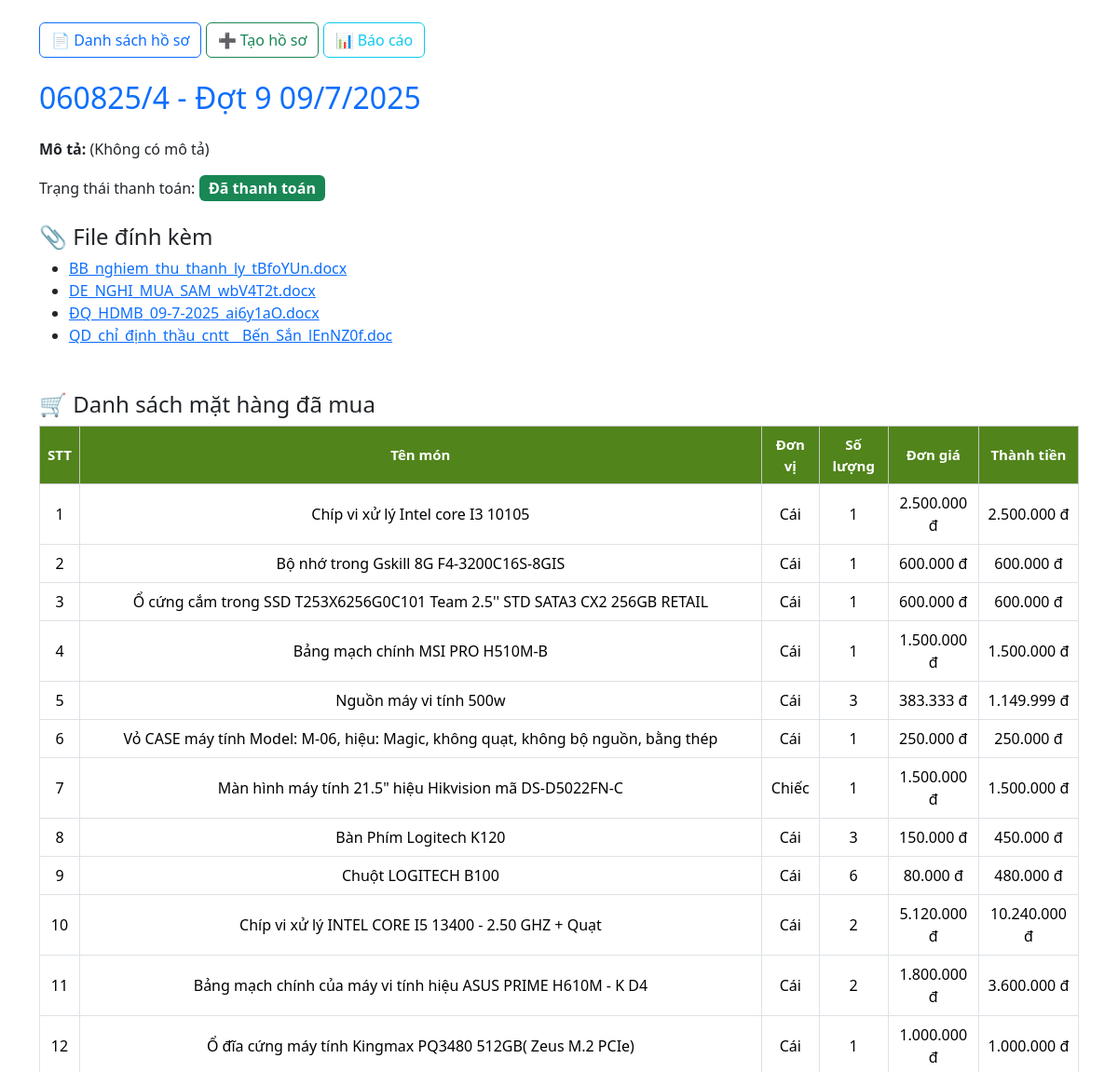
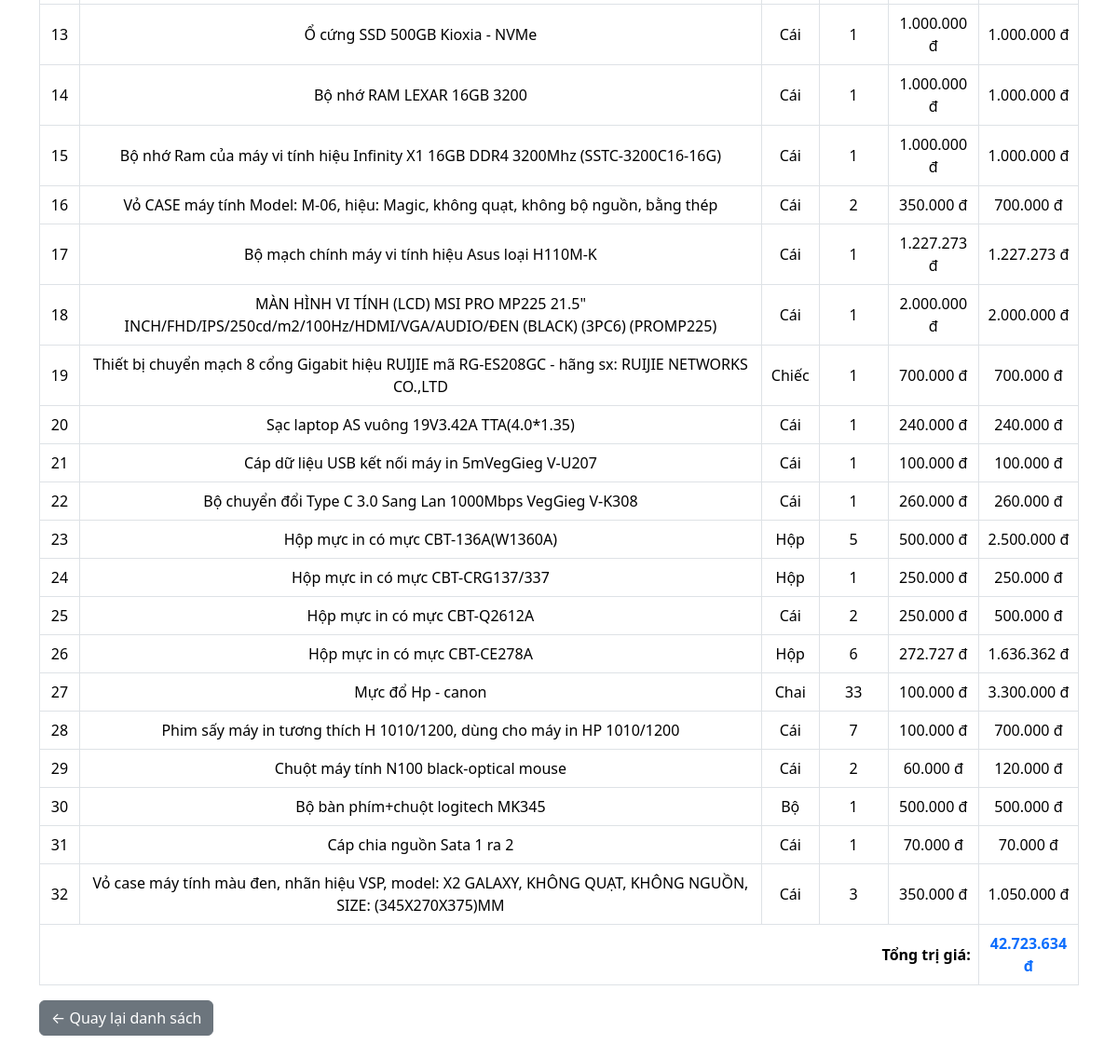
Page /10/ on the committed database (2 pictures, top to bottom).
### procure/models.py (models this page shows, shortened)
class ProcurementRecord(models.Model):
    code = models.CharField(max_length=20, unique=True, blank=True, verbose_name="Mã hồ sơ")
    title = models.CharField(max_length=255, verbose_name="Tiêu đề")
    description = models.TextField(blank=True, null=True, verbose_name="Mô tả")
    total_cost = models.DecimalField(max_digits=15, decimal_places=2, default=0, verbose_name="Tổng trị giá")
    date_created = models.DateField(auto_now_add=True, verbose_name="Ngày tạo")
    date_recorded = models.DateField(default=timezone.now, verbose_name="Ngày lập hồ sơ")
    is_paid = models.BooleanField(default=False, verbose_name="Đã thanh toán")
    def save(self,*args, **kwargs):
        if not self.code:
            today = getattr(self, 'date_recorded', None) or timezone.now().date()
            count_today = ProcurementRecord.objects.filter(date_recorded=today).count() + 1
            date_part = today.strftime("%d%m%y")
            self.code = f"{date_part}/{count_today}"
        super().save(*args, **kwargs)
    class Meta:
        ordering = ['code']
        verbose_name = 'Hồ sơ'
        verbose_name_plural = 'Hồ sơ'
    def calc_total_cost(self):
        total = sum(item.total_price() for item in self.items.all())
        self.total_cost = total
        self.save(update_fields=['total_cost'])  # chỉ lưu trường này
        return total

class ProcurementAttachment(models.Model):
    record = models.ForeignKey(ProcurementRecord, on_delete=models.CASCADE, related_name='attachments')
    file = models.FileField(upload_to='procure/attachments/')
    description = models.CharField(max_length=255, blank=True, verbose_name='Mô tả tài liệu (nếu có)')
    class Meta:
        verbose_name = 'Tài liệu đính kèm'
        verbose_name_plural = 'Tài liệu đính kèm'

class PurchasedItem(models.Model):
    record = models.ForeignKey(
        ProcurementRecord,
        on_delete=models.CASCADE,
        related_name="items"
    )
    name = models.CharField(max_length=255, verbose_name="Tên món")
    unit = models.CharField(max_length=50, blank=True, verbose_name="Đơn vị tính")
    quantity = models.PositiveIntegerField(default=1, verbose_name="Số lượng")
    unit_price = models.DecimalField(max_digits=15, decimal_places=2, verbose_name="Đơn giá")
    class Meta:
        verbose_name = 'Danh sách món hàng'
        verbose_name_plural = 'Danh sách món hàng'
    def total_price(self):
        return self.quantity * self.unit_price

### procure/views.py (the view)
# urls.py: path('<int:pk>/', ProcurementRecordDetailView.as_view(), name="record_detail"),
class ProcurementRecordDetailView(DetailView):
    model = ProcurementRecord
    template_name = "procure/record_detail.html"
    context_object_name = "record"
    def get_context_data(self, **kwargs):
        context = super().get_context_data(**kwargs)
        context["total_cost"] = self.object.calc_total_cost()
        return context

### procure/templatetags/custom_filters.py (called while the page is built)
@register.filter
def intdot(value):
    try:
        value = int(value)
        return f"{value:,}".replace(",", ".")
    except:
        return value

### procure/templates/procure/record_detail.html (shortened to what this page needs)
{% extends "procure/base.html" %}
{% load humanize %}
{% load custom_filters %}
{% block content %}
<body class="container mt-5">
  <h2 class="mb-4 text-primary">{{ record.code }} - {{ record.title }}</h2>
  <p class="mb-3"><strong>Mô tả:</strong> {{ record.description|default:"(Không có mô tả)" }}</p>
  <p>
    Trạng thái thanh toán:
    {% if record.is_paid %}
      <span class="badge bg-success fs-6">Đã thanh toán</span>
    {% else %}
      <span class="badge bg-warning text-dark fs-6">Chưa thanh toán</span>
    {% endif %}
  </p>
  <h4 class="mt-4">📎 File đính kèm</h4>
  <ul>
    {% for f in record.attachments.all %}
      <li>
        <a href="{{ f.file.url }}" target="_blank">
          {{ f.file.name|cut:"procure/attachments/" }}
        </a>
      </li>
    {% empty %}
      <li class="text-muted">Không có file đính kèm.</li>
    {% endfor %}
  </ul>
  <h4 class="mt-5">🛒 Danh sách mặt hàng đã mua</h4>
  <table class="table table-bordered table-hover">
    <thead class="table-light text-center align-middle">
      <tr>
        <th>STT</th>
        <th>Tên món</th>
        <th>Đơn vị</th>
        <th>Số lượng</th>
        <th>Đơn giá</th>
        <th>Thành tiền</th>
      </tr>
    </thead>
    <tbody>
      {% for item in record.items.all %}
        <tr class="text-center align-middle">
          <td>{{ forloop.counter }}</td>
          <td>{{ item.name }}</td>
          <td>{{ item.unit|default:"-" }}</td>
          <td>{{ item.quantity }}</td>
          <td>{{ item.unit_price|intdot }} đ</td>
          <td>{{ item.total_price|intdot }} đ</td>
        </tr>
      {% empty %}
        <tr>
          <td colspan="7" class="text-center text-muted">Chưa có mặt hàng nào.</td>
        </tr>
      {% endfor %}
    </tbody>
    {% if record.items.all %}
    <tfoot>
      <tr>
        <th colspan="5" class="text-end">Tổng trị giá:</th>
        <th colspan="2" class="text-primary text-center align-middle">
            {{ total_cost|intdot }} đ
        </th>
      </tr>
    </tfoot>
    {% endif %}
  </table>
  <a href="{% url 'procure:record_list' %}" class="btn btn-secondary">← Quay lại danh sách</a>
</body>
{% endblock content %}

### procure/templates/procure/base.html (style rules this page uses)
body { padding-bottom: 50px; }
thead th { background-color: rgb(81, 132, 27) !important; color: white !important; font-weight: 600; text-align: center; vertical-align: middle; font-size: 15px; }
tbody td { vertical-align: middle; }

### rows in the picture
ProcurementRecord: code "060825/4", title "Đợt 9 09/7/2025", description "(Không có mô tả)", total_cost "42.723.634"
ProcurementAttachment: file.name "BB_nghiem_thu_thanh_ly_tBfoYUn.docx"
ProcurementAttachment: file.name "DE_NGHI_MUA_SAM_wbV4T2t.docx"
ProcurementAttachment: file.name "ĐQ_HDMB_09-7-2025_ai6y1aO.docx"
ProcurementAttachment: file.name "QD_chỉ_định_thầu_cntt__Bến_Sắn_lEnNZ0f.doc"
PurchasedItem: name "Chíp vi xử lý Intel core I3 10105", unit "Cái", quantity "1", unit_price "2.500.000", total_price "2.500.000"
PurchasedItem: name "Bộ nhớ trong Gskill 8G F4-3200C16S-8GIS", unit "Cái", quantity "1", unit_price "600.000", total_price "600.000"
PurchasedItem: name "Ổ cứng cắm trong SSD T253X6256G0C101 Team 2.5'' STD SATA3 CX2 256GB RETAIL", unit "Cái", quantity "1", unit_price "600.000", total_price "600.000"
PurchasedItem: name "Bảng mạch chính MSI PRO H510M-B", unit "Cái", quantity "1", unit_price "1.500.000", total_price "1.500.000"
PurchasedItem: name "Nguồn máy vi tính 500w", unit "Cái", quantity "3", unit_price "383.333", total_price "1.149.999"
PurchasedItem: name "Vỏ CASE máy tính Model: M-06, hiệu: Magic, không quạt, không bộ nguồn, bằng thép", unit "Cái", quantity "1", unit_price "250.000", total_price "250.000"
PurchasedItem: name "Màn hình máy tính 21.5\" hiệu Hikvision mã DS-D5022FN-C", unit "Chiếc", quantity "1", unit_price "1.500.000", total_price "1.500.000"
PurchasedItem: name "Bàn Phím Logitech K120", unit "Cái", quantity "3", unit_price "150.000", total_price "450.000"
PurchasedItem: name "Chuột LOGITECH B100", unit "Cái", quantity "6", unit_price "80.000", total_price "480.000"
PurchasedItem: name "Chíp vi xử lý INTEL CORE I5 13400 - 2.50 GHZ + Quạt", unit "Cái", quantity "2", unit_price "5.120.000", total_price "10.240.000"
PurchasedItem: name "Bảng mạch chính của máy vi tính hiệu ASUS PRIME H610M - K D4", unit "Cái", quantity "2", unit_price "1.800.000", total_price "3.600.000"
PurchasedItem: name "Ổ đĩa cứng máy tính Kingmax PQ3480 512GB( Zeus M.2 PCIe)", unit "Cái", quantity "1", unit_price "1.000.000", total_price "1.000.000"
PurchasedItem: name "Ổ cứng SSD 500GB Kioxia - NVMe", unit "Cái", quantity "1", unit_price "1.000.000", total_price "1.000.000"
PurchasedItem: name "Bộ nhớ RAM LEXAR 16GB 3200", unit "Cái", quantity "1", unit_price "1.000.000", total_price "1.000.000"
PurchasedItem: name "Bộ nhớ Ram của máy vi tính hiệu Infinity X1 16GB DDR4 3200Mhz (SSTC-3200C16-16G)", unit "Cái", quantity "1", unit_price "1.000.000", total_price "1.000.000"
PurchasedItem: name "Vỏ CASE máy tính Model: M-06, hiệu: Magic, không quạt, không bộ nguồn, bằng thép", unit "Cái", quantity "2", unit_price "350.000", total_price "700.000"
PurchasedItem: name "Bộ mạch chính máy vi tính hiệu Asus loại H110M-K", unit "Cái", quantity "1", unit_price "1.227.273", total_price "1.227.273"
PurchasedItem: name "MÀN HÌNH VI TÍNH (LCD) MSI PRO MP225 21.5\" INCH/FHD/IPS/250cd/m2/100Hz/HDMI/VGA/AUDIO/ĐEN (BLACK) (3PC6) (PROMP225)", unit "Cái", quantity "1", unit_price "2.000.000", total_price "2.000.000"
PurchasedItem: name "Thiết bị chuyển mạch 8 cổng Gigabit hiệu RUIJIE mã RG-ES208GC - hãng sx: RUIJIE NETWORKS CO.,LTD", unit "Chiếc", quantity "1", unit_price "700.000", total_price "700.000"
PurchasedItem: name "Sạc laptop AS vuông 19V3.42A TTA(4.0*1.35)", unit "Cái", quantity "1", unit_price "240.000", total_price "240.000"
PurchasedItem: name "Cáp dữ liệu USB kết nối máy in 5mVegGieg V-U207", unit "Cái", quantity "1", unit_price "100.000", total_price "100.000"
PurchasedItem: name "Bộ chuyển đổi Type C 3.0 Sang Lan 1000Mbps VegGieg V-K308", unit "Cái", quantity "1", unit_price "260.000", total_price "260.000"
PurchasedItem: name "Hộp mực in có mực CBT-136A(W1360A)", unit "Hộp", quantity "5", unit_price "500.000", total_price "2.500.000"
PurchasedItem: name "Hộp mực in có mực CBT-CRG137/337", unit "Hộp", quantity "1", unit_price "250.000", total_price "250.000"
PurchasedItem: name "Hộp mực in có mực CBT-Q2612A", unit "Cái", quantity "2", unit_price "250.000", total_price "500.000"
PurchasedItem: name "Hộp mực in có mực CBT-CE278A", unit "Hộp", quantity "6", unit_price "272.727", total_price "1.636.362"
PurchasedItem: name "Mực đổ Hp - canon", unit "Chai", quantity "33", unit_price "100.000", total_price "3.300.000"
PurchasedItem: name "Phim sấy máy in tương thích H 1010/1200, dùng cho máy in HP 1010/1200", unit "Cái", quantity "7", unit_price "100.000", total_price "700.000"
PurchasedItem: name "Chuột máy tính N100 black-optical mouse", unit "Cái", quantity "2", unit_price "60.000", total_price "120.000"
PurchasedItem: name "Bộ bàn phím+chuột logitech MK345", unit "Bộ", quantity "1", unit_price "500.000", total_price "500.000"
PurchasedItem: name "Cáp chia nguồn Sata 1 ra 2", unit "Cái", quantity "1", unit_price "70.000", total_price "70.000"
PurchasedItem: name "Vỏ case máy tính màu đen, nhãn hiệu VSP, model: X2 GALAXY, KHÔNG QUẠT, KHÔNG NGUỒN, SIZE: (345X270X375)MM", unit "Cái", quantity "3", unit_price "350.000", total_price "1.050.000"
